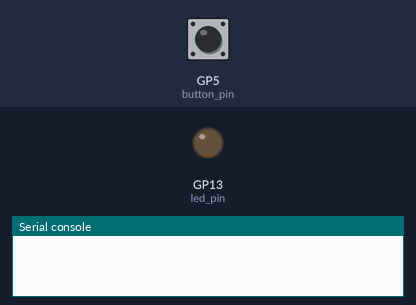
The program below on a simulated Raspberry Pi Pico running MicroPython. Shown: output pins drawn as LEDs (lit = HIGH), the last lines printed to the serial console. The test bench sets the inputs (shaded band); at power-on: GP5 (button_pin) HIGH.

Above: at 1.2 s.
1.3 s: GP5 (button_pin) pulled LOW for 0.15 s
At 2.5 s:
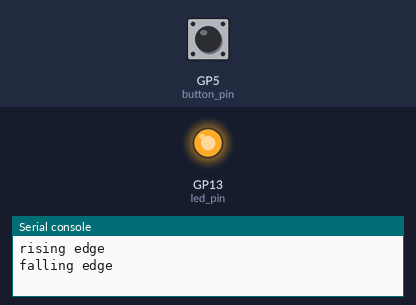
2.9 s: GP5 (button_pin) pulled LOW for 1 s
At 3.7 s:
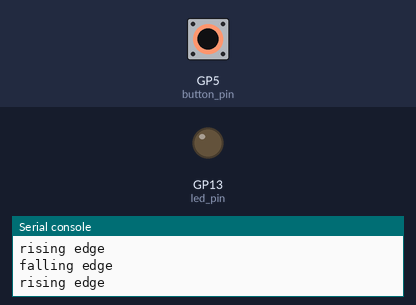
5.4 s: GP5 (button_pin) pulled LOW for 3.2 s
At 6.7 s:
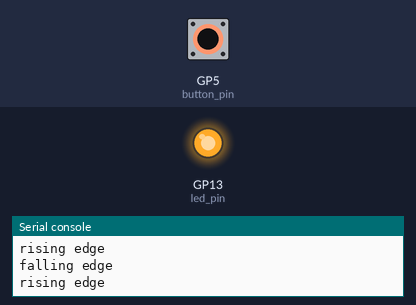
Timing chart, 0 to 8.4 s (numbered marks = the images above; inputs shaded):
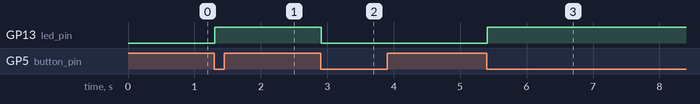

Measured:
- after the input at 1.3 s, GP13 (led_pin): LOW → HIGH at once
- after the input at 2.9 s, GP13 (led_pin): HIGH → LOW at once
- after the input at 5.4 s, GP13 (led_pin): LOW → HIGH at once

The program:

06_button_03.py
```python
from machine import Pin
import time
button_pin = Pin(5, Pin.IN)
led_pin = Pin(13, Pin.OUT)
buttonInputPrev = False
ledOn = False
try:
    while True:
        # 버튼 입력 값 (누르면 True, 아니면 False)
        buttonInput = not button_pin.value()
        # 버튼이 눌렸을 때
        if buttonInput and not buttonInputPrev:
            print("rising edge")
            # ledOn이 False일 때는 True로 변경하고, True일 때는 False로 변경
            ledOn = True if not ledOn else False
            led_pin.value(ledOn)
        # 버튼에서 손을 뗄 때
        elif not buttonInput and buttonInputPrev:
            print("falling edge")
        buttonInputPrev = buttonInput  # 이전 버튼 상태 업데이트
        time.sleep(0.01)               # 안정성을 위한 짧은 대기
except KeyboardInterrupt:
    print("프로그램이 중단되었습니다.")
    led_pin.value(0)                   # 프로그램 종료 시 LED 끄기
```
